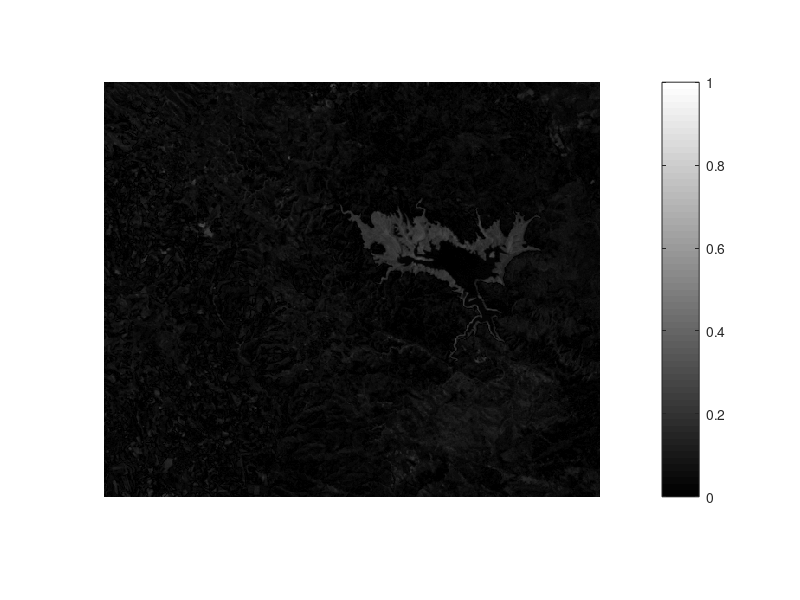
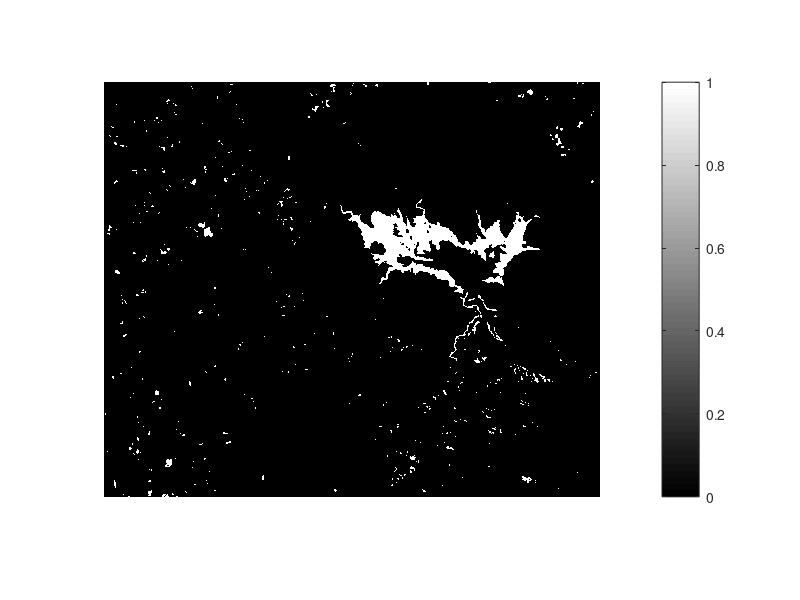

Recreate these plots in MATLAB, in order. (Note: this script raises an error after producing the figures.)
%This code was made from the article 
% "A theoretical framework for change detection based on a compound 
% multiclass statistical model of the difference image "

% if you used remember to cited bibtex here:
% @article{zanetti2017theoretical,
%   title={A theoretical framework for change detection based on a compound multiclass statistical model of the difference image},
%   author={Zanetti, Massimo and Bruzzone, Lorenzo},
%   journal={IEEE Transactions on Geoscience and Remote Sensing},
%   volume={56},
%   number={2},
%   pages={1129--1143},
%   year={2017},
%   publisher={IEEE}
% }
%%
clear all
close all
clc

%% Initialization

%________________ lake data ___________
load('mulgaria_95_96.mat')
%load('fire_2013.mat')

%--------lake & fire ------------
I = lake';
Aspot = lakef';
clear lake lakef;

%_________________Magnitude of difference _______________


ro = sqrt((I(:) - Aspot(:)).^2);

ro(ro == 0) = eps;


N = length(ro);



%% Population of W11, W12 and W2 for ML initial parameters

%Qunatile thresholding
nbins = 300;
[counts ,centers] = hist(ro,nbins);
counts_n = counts./N;
Y = quantile(ro,counts_n);
y_d = diff(Y)./diff(counts_n);

T = centers(y_d == max(y_d));

idx_w1 = ro <= T;
idx_w2 = ro > T;
W1 = ro(idx_w1);
W2 = ro(idx_w2);

change_map = ro;
change_map(idx_w1) = 0;
change_map(idx_w2) = 1;


%median thresholding for multi-class no change
T = (max(W1) - min(W1))/2;

idx_w11 = W1 <= T;
idx_w12 = W1 > T;
W11 = W1(idx_w11);
W12 = W1(idx_w12);

[m_c n_c] = size(Aspot);

figure, imshow(reshape(ro,m_c,n_c)), colorbar
figure, imshow(reshape(change_map,m_c,n_c)), colorbar

alpha_1 = length(W11)/N;
alpha_2 = length(W12)/N;
delta_1 = raylfit(W11);
delta_2 = raylfit(W12);

pd = fitdist(W2,'Rician');
nu = pd.s;
delta = pd.sigma;

%% Compute log-likelihood

p_x_w11 = rayleigh(ro,delta_1);
p_x_w12 = rayleigh(ro,delta_2);
p_x_w2 = rician(ro,delta,nu);

%Solve problem with low probabilities round to zero
p_x_w11(p_x_w11 == 0) = eps;
p_x_w12(p_x_w12 == 0) = eps;
p_x_w2(p_x_w2 == 0) = eps;
p_x_w2(isnan(p_x_w2)) = eps;
p_x_w2(isinf(p_x_w2)) = eps;


p_ro_Psi = (alpha_1*p_x_w11) + ...
    (alpha_2*p_x_w12) + ...
    ((1 - alpha_1 - alpha_2)*p_x_w2);

clear idx_w1 idx_w2

%imagesc(reshape(p_ro_Psi,m_c,n_c))


log_likelihood(1) = sum(log(p_ro_Psi));

log_likeliold = 100;

figure;
hold on

Q_psi_psihat = zeros(N,3);
k = 1;

while abs(log_likelihood(k) - log_likeliold)/log_likeliold > 10e-8
    
    
    
    %%Expectation step
    p_x_w11 = rayleigh(ro,delta_1);
    p_x_w12 = rayleigh(ro,delta_2);
    p_x_w2 = rician(ro,delta,nu);
    
    %Solve problem with low probabilities round to zero
    p_x_w11(p_x_w11 == 0) = eps;
    p_x_w12(p_x_w12 == 0) = eps;
    p_x_w2(p_x_w2 == 0) = eps;
    p_x_w2(isnan(p_x_w2)) = eps;
    p_x_w2(isinf(p_x_w2)) = eps;
    
    
    p_w11_x_psi = (alpha_1*p_x_w11)./p_ro_Psi;
    p_w12_x_psi = (alpha_2*p_x_w12)./p_ro_Psi;
    p_w2_x_psi = ((1 - alpha_1 - alpha_2)*p_x_w2)./p_ro_Psi;
    
    Q_psi_psihat(:,1) = p_w11_x_psi;
    Q_psi_psihat(:,2) = p_w12_x_psi;
    Q_psi_psihat(:,3) = p_w2_x_psi;
    
    
    %% Maximitation step
    alpha_old_1 = alpha_1;
    alpha_old_2 = alpha_2;
    
    delta_1_old = delta_1;
    delta_2_old = delta_2;
    
    nu_old = nu;
    delta_old = delta;
    
    alpha_1 = (1/N)*sum(p_w11_x_psi);
    alpha_2 = (1/N)*sum(p_w12_x_psi);
    
    delta_1 = sqrt((sum(p_w11_x_psi.*(ro.^2)))/(2*(sum(p_w11_x_psi))));
    delta_2 = sqrt((sum(p_w12_x_psi.*(ro.^2)))/(2*(sum(p_w12_x_psi))));
    
    I_0 = besseli(0,(ro.*nu_old)./(delta_old^2));
    I_1 = besseli(1,(ro.*nu_old)./(delta_old^2));
    nu = ((sum(p_w2_x_psi.*(I_1./I_0).*ro))/(sum(p_w2_x_psi)));
    
    aux = (ro.^2) + (nu_old.^2) - (2*ro.*nu_old.*(I_1./I_0));
    delta = sqrt((sum(p_w2_x_psi.*aux))/(2*(sum(p_w2_x_psi))));
    
    
    %% Log-likelihood
    p_x_w11 = rayleigh(ro,delta_1);
    p_x_w12 = rayleigh(ro,delta_2);
    p_x_w2 = rician(ro,delta,nu);
    
    %Solve problem with low probabilities round to zero in order to avoid
    %Nan or Inf due to de fisr order modified Bessel function and
    %log-likelihood
    p_x_w11(p_x_w11 == 0) = eps;
    p_x_w12(p_x_w12 == 0) = eps;
    p_x_w2(p_x_w2 == 0) = eps;
    p_x_w2(isnan(p_x_w2)) = eps;
    p_x_w2(isinf(p_x_w2)) = eps;
    
    %joint distribution
    p_ro_Psi = (alpha_1*p_x_w11) + ...
        (alpha_2*p_x_w12) + ...
        ((1 - alpha_1 - alpha_2)*p_x_w2);
    
    log_likeliold = log_likelihood(k);
    
    k = k + 1;
    
    log_likelihood(k) = sum(log(p_ro_Psi));
    
    %     plot(log_likelihood,'r','linewidth',3)
    %     title('Log-likelihood','FontSize',13)
    %     xlabel('Iterations','FontSize',13)
    %     ylabel('$\mathcal{L}(\mathbf{ \Psi }) = \sum log(p(\mathbf{X}|\mathbf{\Psi}))$','FontSize',13,'interpreter','latex')
    %     set(gca,'FontSize',12)
    %     grid on
    %
    %     drawnow
    
end

plot(log_likelihood,'r','linewidth',3)
title('Log-likelihood','FontSize',13)
xlabel('Iterations','FontSize',13)
ylabel('$\mathcal{L}(\mathbf{ \Psi }) = \sum log(p(\mathbf{X}|\mathbf{\Psi}))$','FontSize',13,'interpreter','latex')
set(gca,'FontSize',12)
grid on

%% BDR (Bayesian Decision Rule)
[val , index] = max(Q_psi_psihat,[],2);
clear val;

change_map = ro;
change_map(index == 1) = 0; %No change
change_map(index == 2) = 0; %No change
change_map(index == 3) = 1; %Change
change_map = reshape(change_map,m_c,n_c);

figure, imshow(change_map), colorbar

[counts ,centers] = hist(ro,nbins);
counts_n = counts./max(counts);
figure, bar(centers,counts_n)
hold on
plot(ro,p_ro_Psi./max(p_ro_Psi),'rx')
title('Joint distribution and Histogram of $\rho$','FontSize',13,'interpreter','latex')
xlabel('$\rho$','FontSize',13,'interpreter','latex')
ylabel('Normalized probabilities','FontSize',13,'interpreter','latex')
set(gca,'FontSize',12)
grid on
